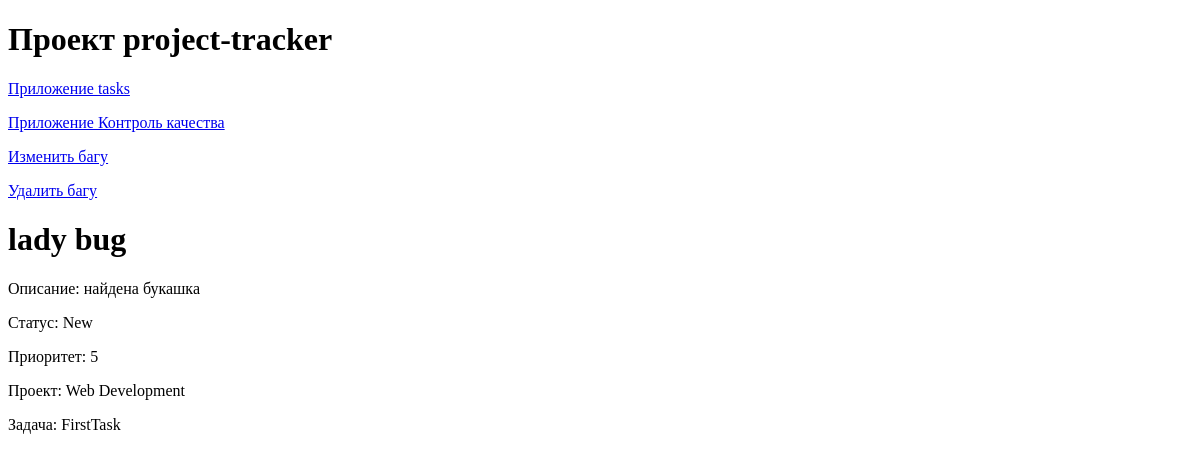
/quality_control/bugs/1/, run on an earlier commit of the app's database.
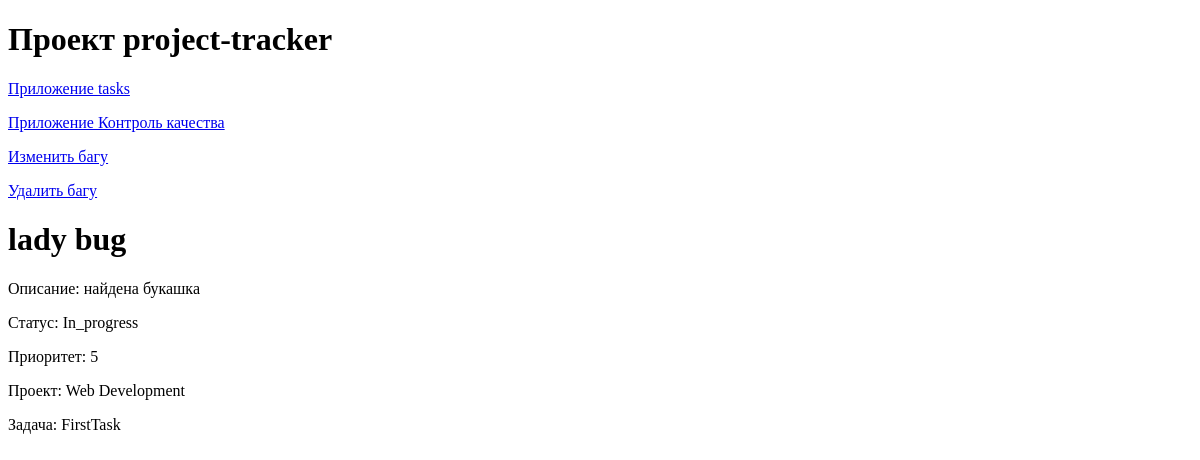
And on a later commit of the database.
### quality_control/models.py (models this page shows)
class BugReport(models.Model):
    STATUS_CHOICES = [
        ('New', 'Новая'),
        ('In_progress', 'В работе'),
        ('Completed', 'Завершена')
    ]
    PRIORITY_CHOICES = [
        ('1', 'Пониженный'),
        ('2', 'Низкий'),
        ('3', 'Средний'),
        ('4', 'Повышенный'),
        ('5','Высокий')
    ]
    title = models.CharField(max_length=50)
    description = models.TextField()
    project = models.ForeignKey(
        Project,
        related_name='bugs',
        on_delete=models.CASCADE
    )
    task = models.ForeignKey(
        Task,
        related_name='bugs',
        on_delete=models.SET_NULL,
        null=True,
    )
    status = models.CharField(max_length=15, choices=STATUS_CHOICES, default='New')
    priority = models.CharField(max_length=15, choices=PRIORITY_CHOICES, default='3')
    created_at = models.DateTimeField(auto_now_add=True)
    updated_at = models.DateTimeField(auto_now=True)

### tasks/models.py (models this page shows, shortened)
class Project(models.Model):
    name = models.CharField(max_length=100)
    description = models.TextField()
    created_at = models.DateTimeField(auto_now_add=True)

class Task(models.Model):
    STATUS_CHOICES = [
        ('New', 'Новая'),
        ('In_progress', 'В работе'),
        ('Completed', 'Завершена')
    ]
    project = models.ForeignKey(
        Project,
        related_name='tasks',
        on_delete=models.CASCADE
    )
    name = models.CharField(max_length=100)
    description = models.TextField()
    created_at = models.DateTimeField(auto_now_add=True)
    updated_at = models.DateTimeField(auto_now=True)
    assignee = models.ForeignKey(
        User,
        related_name='tasks',
        on_delete=models.SET_NULL,
        null=True,
        blank=True
    )
    status = models.CharField(max_length=50, choices=STATUS_CHOICES, default='New')

### quality_control/views.py (the view)
# urls.py: path('bugs/<int:bug_id>/', views.BugDetailView.as_view(), name='bug_detail'),
class BugDetailView(DetailView):
    model = BugReport
    pk_url_kwarg = "bug_id"
    template_name = 'quality_control/bug_detail.html'

### quality_control/templates/quality_control/bug_detail.html
{% extends 'base/base.html' %}
{% block content %}
    <p><a href="{% url 'quality_control:update_bug' bugreport.id %}">Изменить багу</a></p>
    <p><a href="{% url 'quality_control:delete_bug' bugreport.id %}"onclick="return confirm('Вы уверены, что хотите удалить багу?');">Удалить багу</a></p>
    <h1>{{ bugreport.title }}</h1>
    <p>Описание: {{ bugreport.description }}</p>
    <p>Статус: {{ bugreport.status }} </p>
    <p>Приоритет: {{ bugreport.priority }} </p>
    <p>Проект: {{ bugreport.project.name }}</p>
    <p>Задача: {{ bugreport.task.name }}</p>
{% endblock %}

What changed in the data, as far as the page shows it:
changed BugReport "lady bug": status "New" → "In_progress"
